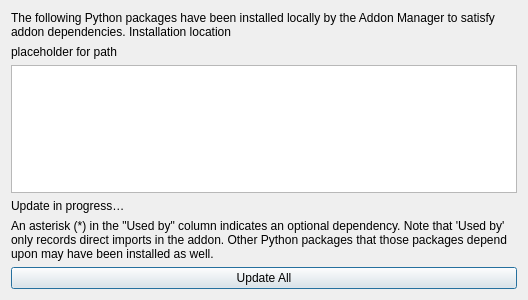
<?xml version="1.0" encoding="UTF-8"?>
<ui version="4.0">
 <class>PythonDependencyUpdateDialog</class>
 <widget class="QDialog" name="PythonDependencyUpdateDialog">
  <property name="geometry">
   <rect>
    <x>0</x>
    <y>0</y>
    <width>528</width>
    <height>300</height>
   </rect>
  </property>
  <property name="windowTitle">
   <string>Manage Python Dependencies</string>
  </property>
  <layout class="QVBoxLayout" name="verticalLayout">
   <item>
    <widget class="QLabel" name="label">
     <property name="text">
      <string>The following Python packages have been installed locally by the Addon Manager to satisfy addon dependencies. Installation location</string>
     </property>
     <property name="wordWrap">
      <bool>true</bool>
     </property>
    </widget>
   </item>
   <item>
    <widget class="QLabel" name="labelInstallationPath">
     <property name="text">
      <string >placeholder for path</string>
     </property>
     <property name="textInteractionFlags">
      <set>Qt::TextInteractionFlag::TextSelectableByMouse</set>
     </property>
    </widget>
   </item>
   <item>
    <widget class="QTableView" name="tableView">
     <property name="selectionBehavior">
      <enum>QAbstractItemView::SelectionBehavior::SelectRows</enum>
     </property>
     <property name="sortingEnabled">
      <bool>false</bool>
     </property>
     <attribute name="verticalHeaderVisible">
      <bool>false</bool>
     </attribute>
    </widget>
   </item>
   <item>
    <widget class="QLabel" name="updateInProgressLabel">
     <property name="text">
      <string>Update in progress…</string>
     </property>
     <property name="textInteractionFlags">
      <set>Qt::TextInteractionFlag::NoTextInteraction</set>
     </property>
    </widget>
   </item>
   <item>
    <widget class="QLabel" name="label_2">
     <property name="text">
      <string>An asterisk (*) in the &quot;Used by&quot; column indicates an optional dependency. Note that 'Used by' only records direct imports in the addon. Other Python packages that those packages depend upon may have been installed as well.</string>
     </property>
     <property name="wordWrap">
      <bool>true</bool>
     </property>
    </widget>
   </item>
   <item>
    <layout class="QHBoxLayout" name="horizontalLayout">
     <item>
      <widget class="QPushButton" name="buttonUpdateAll">
       <property name="text">
        <string>Update All</string>
       </property>
      </widget>
     </item>
    </layout>
   </item>
  </layout>
 </widget>
 <resources/>
 <connections/>
</ui>
